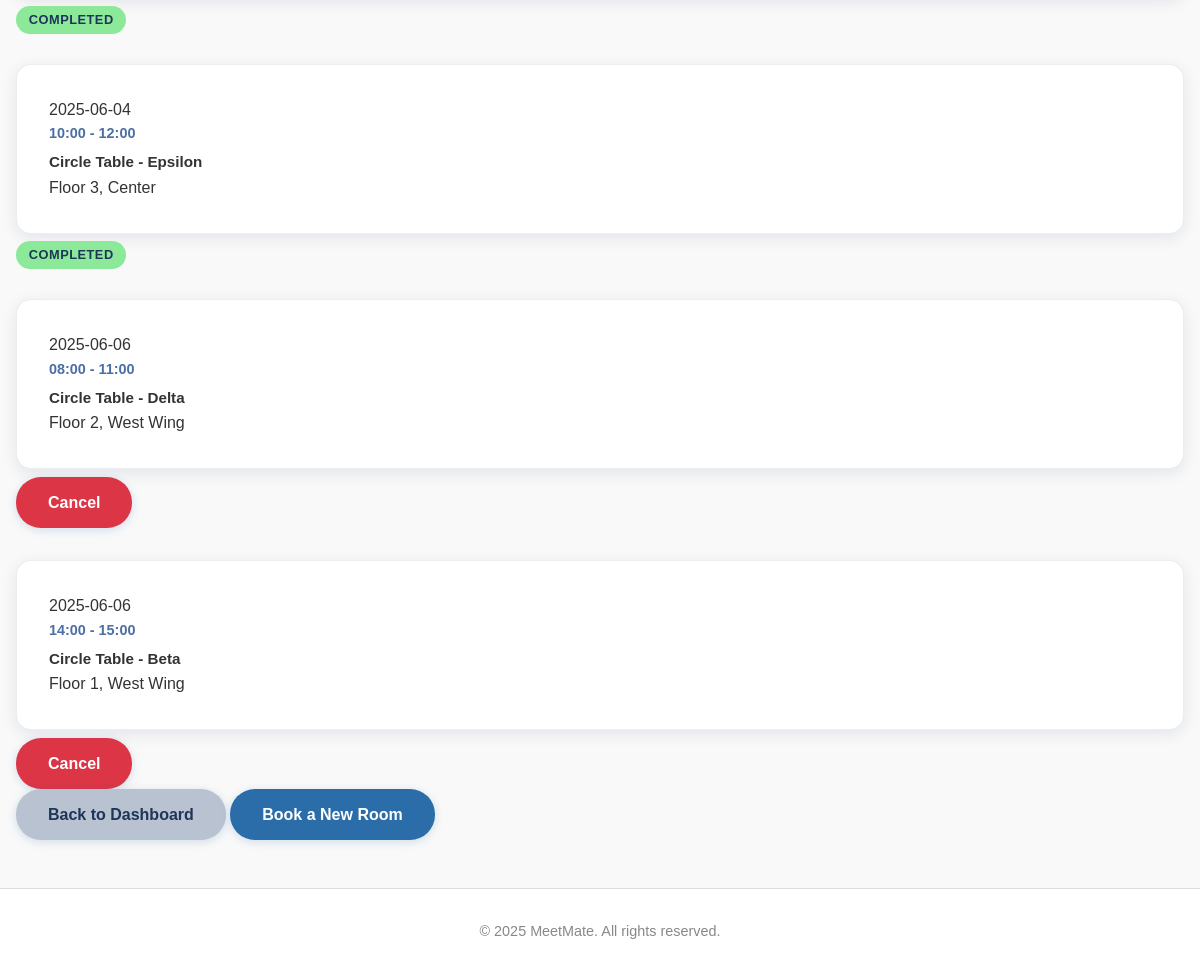
/history (signed in, lower part), run on an earlier commit of the app's database.
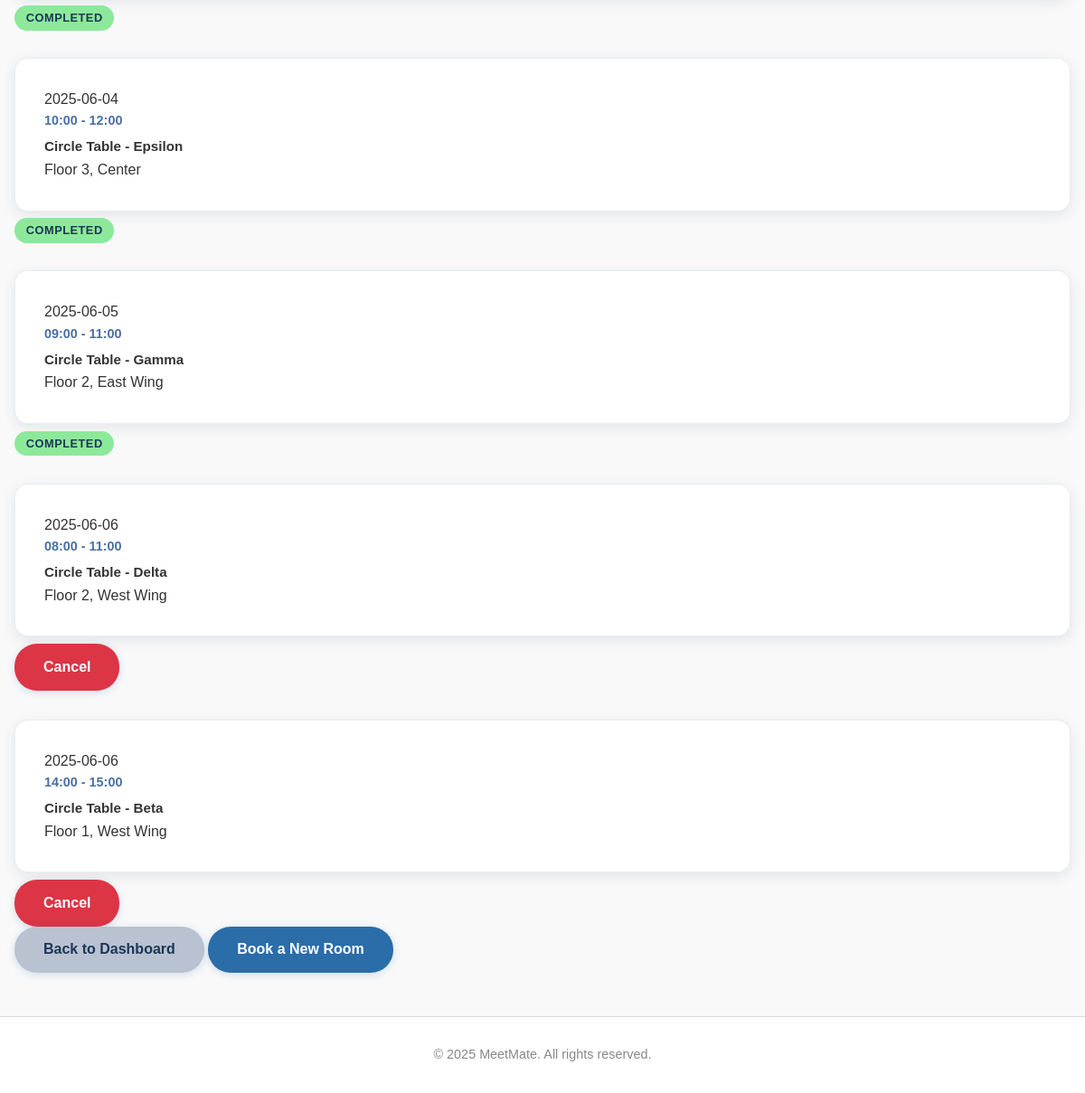
And on a later commit of the database.
### tables this page shows
CREATE TABLE bookings (
                id INTEGER PRIMARY KEY AUTOINCREMENT,
                user_id INTEGER NOT NULL,
                room_id INTEGER NOT NULL,
                date TEXT NOT NULL,
                time_start TEXT NOT NULL,
                time_end TEXT NOT NULL,
                booking_admin_id INTEGER,
                notes TEXT,
                FOREIGN KEY (user_id) REFERENCES users (id),
                FOREIGN KEY (room_id) REFERENCES rooms (id),
                FOREIGN KEY (booking_admin_id) REFERENCES users (id)
            );

CREATE TABLE rooms (
                id INTEGER PRIMARY KEY AUTOINCREMENT,
                name TEXT NOT NULL,
                location TEXT NOT NULL,
                capacity INTEGER NOT NULL,
                room_type TEXT DEFAULT 'conference'
            );

### app.py (the view)
@app.route('/history')
@login_required
def history():
    user_id = session['user_id']
    user_bookings = get_user_bookings(user_id)
    now = datetime.now()
    current_date = now.date()
    current_time = now.time()
    for booking in user_bookings:
        booking_date = date.fromisoformat(booking['date'])
        booking_start_time = time.fromisoformat(booking['time_start'] + ':00' if len(booking['time_start']) == 5 else booking['time_start'])
        if booking_date > current_date:
            booking['can_cancel'] = True
            booking['status'] = 'Confirmed'
        elif booking_date == current_date:
            booking['can_cancel'] = current_time < booking_start_time
            booking['status'] = 'Complete' if current_time >= booking_start_time else 'Confirmed'
        else:
            booking['can_cancel'] = False
            booking['status'] = 'Complete'
    return render_template('history.html', bookings=user_bookings)

### app.py (called while the page is built)
def get_database_path():
    app_directory = app.root_path
    instance_directory = os.path.join(app_directory, 'instance')
    os.makedirs(instance_directory, exist_ok=True)
    database_path = os.path.join(instance_directory, 'meetmate.db')
    return database_path

def get_database_connection():
    db_path = get_database_path()
    connection = sqlite3.connect(db_path)
    connection.row_factory = sqlite3.Row
    return connection

def get_user_by_id(user_id):
    connection = get_database_connection()
    cursor = connection.cursor()
    cursor.execute("SELECT * FROM users WHERE id = ?", (user_id,))
    user = cursor.fetchone()
    connection.close()
    if user:
        return dict(user)
    return None

def get_user_bookings(user_id):
    connection = get_database_connection()
    cursor = connection.cursor()
    cursor.execute('''
        SELECT
            b.id,
            b.date,
            b.time_start,
            b.time_end,
            b.notes,
            r.name as room_name,
            r.location as room_location
        FROM bookings b
        JOIN rooms r ON b.room_id = r.id
        WHERE b.user_id = ?
        ORDER BY b.date, b.time_start
    ''', (user_id,))
    bookings = cursor.fetchall()
    connection.close()
    return [dict(booking) for booking in bookings]

def login_required(f):
    @wraps(f)
    def decorated_function(*args, **kwargs):
        if 'user_id' not in session:
            flash('Please login to access this page', 'error')
            return redirect(url_for('login'))
        user = get_user_by_id(session['user_id'])
        if not user:
            session.clear()
            flash('Your account is no longer valid. Please login again.', 'warning')
            return redirect(url_for('login'))
        return f(*args, **kwargs)
    return decorated_function

### templates/history.html (shortened to what this page needs)
{% extends "base.html" %}
{% block content %}
<div class="history-page">
    <div class="history-section">
        <div class="section-card">
            {% if bookings %}
                <div class="bookings-list">
                    {% for booking in bookings %}
                        <div class="booking-item">
                            <div class="booking-info">
                                <div class="booking-date">
                                    {{ booking.date }}
                                </div>
                                <div class="booking-time">
                                    {{ booking.time_start }} - {{ booking.time_end }}
                                </div>
                                <div class="booking-details">
                                    <strong>{{ booking.room_name }}</strong>
                                    <div class="booking-location">
                                        {{ booking.room_location }}
                                    </div>
                                </div>
                            </div>
                            <div class="booking-actions">
                                {% if booking.can_cancel %}
                                    <a href="{{ url_for('cancel_booking', booking_id=booking.id) }}"
                                       class="btn btn-danger btn-small"
                                       onclick="return confirm('Are you sure you want to cancel this booking?')">
                                        Cancel
                                    </a>
                                {% else %}
                                    <div class="booking-status">
                                        <span class="status-completed">
                                            Completed
                                        </span>
                                    </div>
                                {% endif %}
                            </div>
                        </div>
                    {% endfor %}
                </div>
            {% else %}
                <div class="no-bookings">
                    <p>You don't have any bookings yet</p>
                    <a href="{{ url_for('booking') }}" class="btn btn-primary">Book Your First Room</a>
                </div>
            {% endif %}
        </div>
    </div>
    <div class="page-actions">
        <a href="{{ url_for('dashboard') }}" class="btn btn-secondary">Back to Dashboard</a>
        <a href="{{ url_for('booking') }}" class="btn btn-primary">Book a New Room</a>
    </div>
</div>
{% endblock %}

### templates/base.html (shortened to what this page needs)
<!DOCTYPE html>
<html>
    <head>
        <link rel="stylesheet" type="text/css" href="{{ url_for('static', filename='css/style.css')}}" />
        <link rel="stylesheet" type="text/css" href="{{ url_for('static', filename='css/admin-additions.css')}}" />
        <link rel="stylesheet" href="https://cdnjs.cloudflare.com/ajax/libs/font-awesome/6.0.0/css/all.min.css">
        <link rel="icon" type="image/png" href="{{ url_for('static', filename='images/favicon.png') }}">    </head>
    <body{% if request.endpoint == 'index' %} class="home-page-body"{% endif %}>
        <div class="container">
            {% block content %}{% endblock %}
        </div>
        <footer>
            <p>&copy; 2025 MeetMate. All rights reserved.</p>
        </footer>
    </body>
</html>

### static/css/style.css (style rules this page uses)
body { font-family: Arial, sans-serif; line-height: 1.6; color: #333; background-color: #f9f9f9; margin: 0; padding: 0; }
a { text-decoration: none; color: #4a6fa5; }
.container { max-width: 1200px; margin: 0 auto; padding: 1rem; min-height: 500px; }
footer { text-align: center; padding: 1rem; background-color: white; border-top: 1px solid #ddd; color: #888; font-size: 0.9rem; margin-top: 2rem; }
.btn { display: inline-block; padding: 0.8rem 2rem; background-color: #2a6da9; color: white; border: none; border-radius: 25px; cursor: pointer; font-size: 1rem; font-weight: 600; text-decoration: none; transition: all 0.3s ease; box-shadow: 0 2px 10px rgba(42, 109, 169, 0.2); }
.btn-primary { background-color: #2a6da9; color: white; }
.btn-secondary { background-color: #b9c2d1; color: #1d3557; }
.btn-danger { background-color: #dc3545; color: white; }
.booking-info { margin-bottom: 0.5rem; }
.booking-time { color: #4a6fa5; font-weight: bold; font-size: 0.9rem; margin-bottom: 0.25rem; }
.booking-details strong { color: #333; font-size: 0.95rem; }
.booking-info { background: white; padding: 2rem; border-radius: 15px; box-shadow: 0 4px 15px rgba(29, 53, 87, 0.1); margin-top: 2rem; border: 1px solid rgba(185, 194, 209, 0.3); }
.status-completed { background-color: #8ce99a; color: #1d3557; padding: 0.4rem 0.8rem; border-radius: 15px; font-size: 0.8rem; font-weight: 600; text-transform: uppercase; letter-spacing: 0.5px; }

What changed in the data, as far as the page shows it:
added bookings: date "2025-06-05", time_start "09:00", time_end "11:00", room_name "Circle Table - Gamma", room_location "Floor 2, East Wing", shows "COMPLETED"
